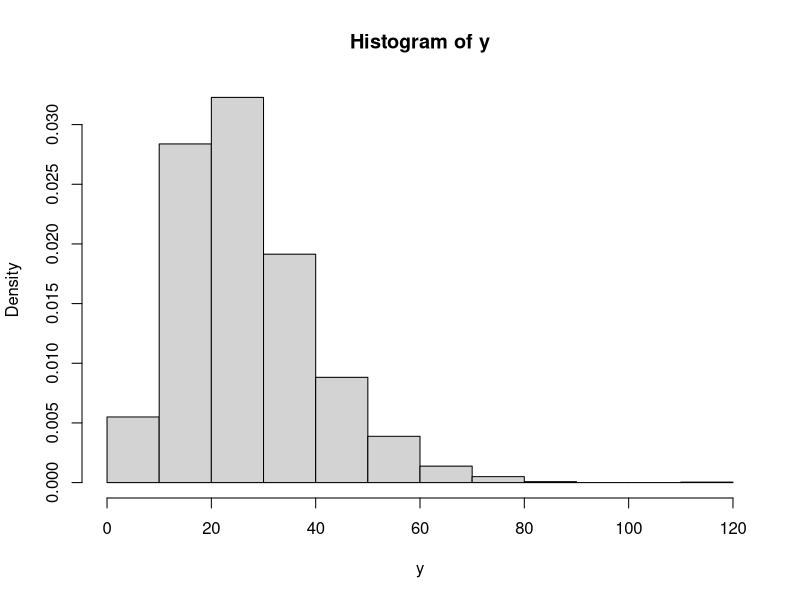
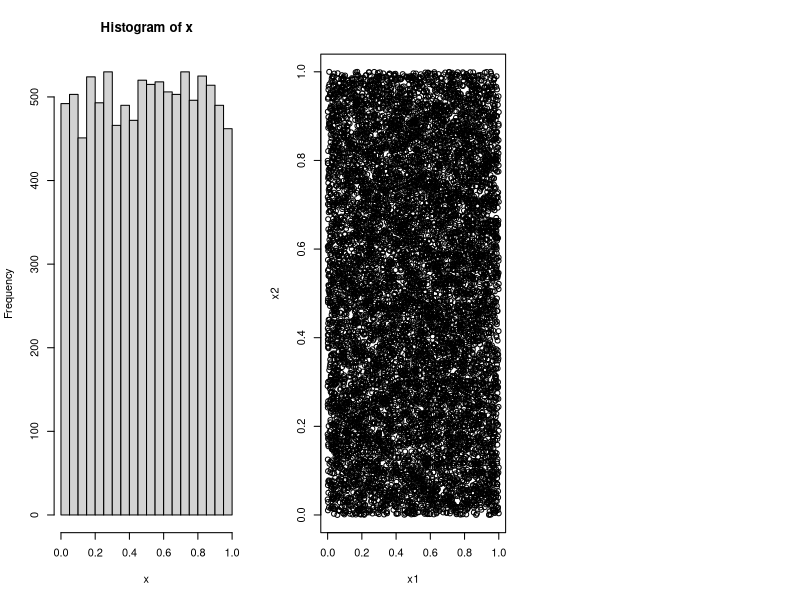
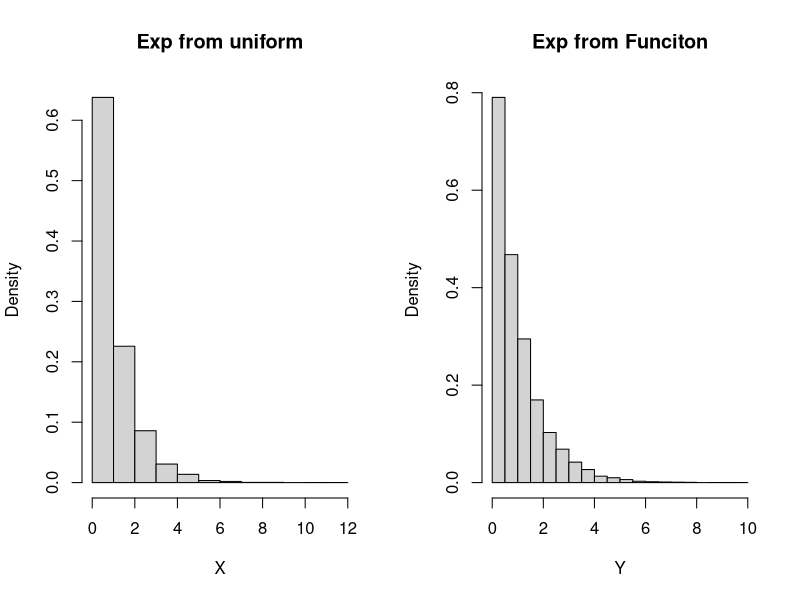
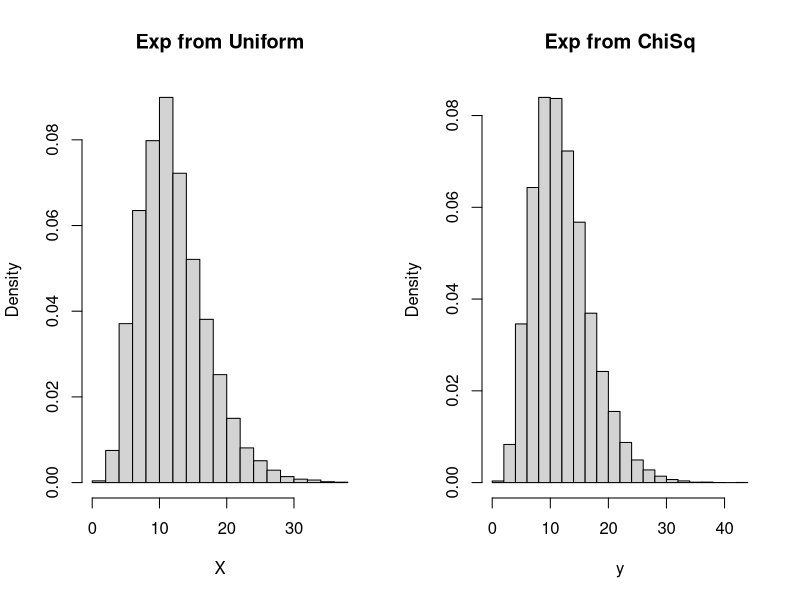
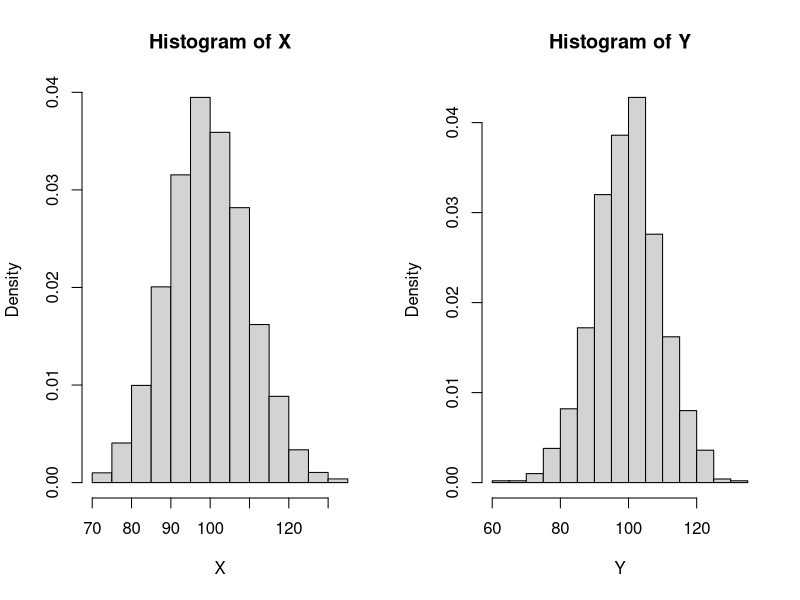
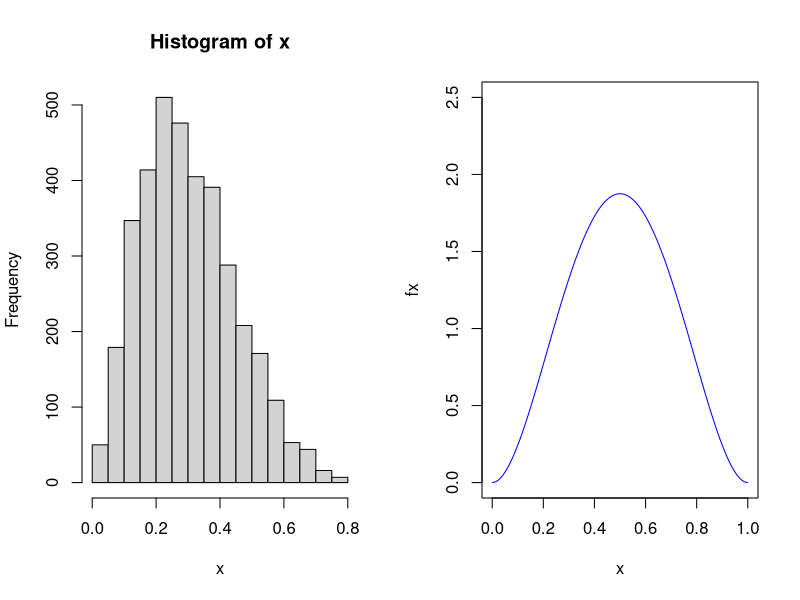
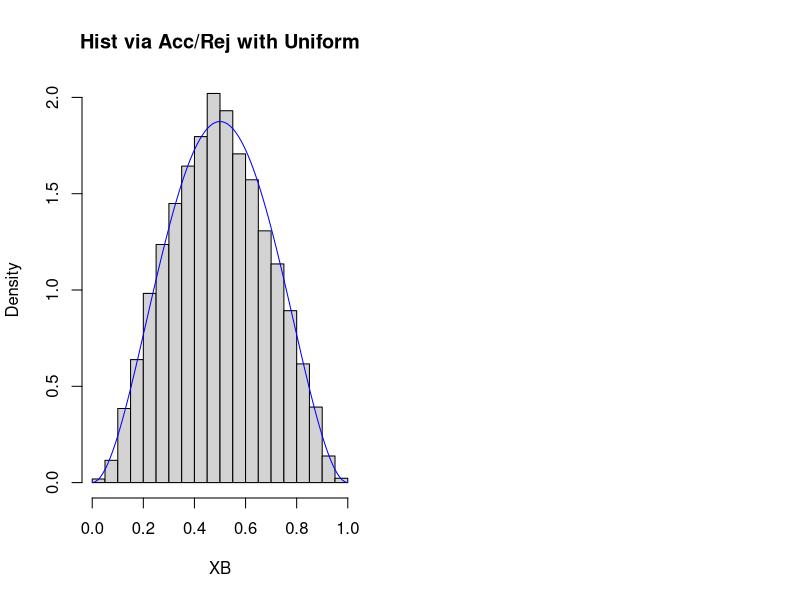

The R script that drew these images, in order: (Note: this script raises an error after producing the figures.)
## ---- chunk 1
#library(knitr)
#library(rmarkdown)
library(expm)
#library(matlib3)
#knitr::opts_chunk$set(echo = TRUE)
## ---- chunk 2
# Three independent generaTIONS FROM A GAMMA DISTRIBUTION WITH mean = 2.5 and variance = 4.5
  rgamma(3,2.5,4.5)
# Uniform - 100 independent generations from a uniform distribution with min 2 and max 5
  runif(100, min=2, max = 5)
# Gamma distributions?
  # g1 <- rgamma(10000,6,rate=(p/(1-p)))
  # hist(g1, freq=FALSE)
  # g2 <- rgamma(n=10000,shape=6,rate=(p/(1-p)))
  # hist(g2, freq=FALSE)
  # g3 <- rgamma(n=10000,shape = 6, scale = ((1-p)/p))
  # hist(g3, freq=FALSE)
  
  
Nsim <- 5000
n <- 4.3
p <- 6.2
### NOTE THE BOOK PARAMETERIZES GAMMA AS G ~ (n,B) where n is the mean (lambda) and B = ((1-p)/p). Where B is the rate parameter and p is probabilities. I'm a little confused here so I'll need to come back to this. Is it scale or rate?
y <- rgamma(Nsim,shape=n,scale=6.2)
hist(y,freq=FALSE)  


  
## ---- chunk 3
Nsim <- 10^4      # number of random variables
x <- runif(Nsim)
x1 <- x[-Nsim]    # Vectors to plot?
x2 <- x[-1]
par(mfrow=c(1,3)) #??
hist(x)
plot(x1,x2)
#acf(c)
## ---- chunk 4
Nsim <- 10^4
U <- runif(Nsim)
X <- - log(U)     # Log of the uniform random variables
Y <- rexp(Nsim)   # Exponentials from the real funciton
par(mfrow=c(1,2))
hist(X,freq=F, main = "Exp from uniform")
hist(Y,freq=F, main = "Exp from Funciton")
## ---- chunk 5
U <- runif(3*10^4)
## nrow *2 = df
U <- matrix(data=U, nrow=6)
X <- -log(U)
X <- 2 * apply(X,2,sum)
y <- rchisq(U,df=12)
hist(X,freq=F, main = "Exp from Uniform")
hist(y,freq=F, main = "Exp from ChiSq")
## ---- chunk 6
Nsim <- 10^4
lambda <- 100
spread <- 3*sqrt(lambda)
t <- round(seq(max(0,lambda-spread),lambda+spread,1))
prob <- ppois(t,lambda) # get the poisson probability for all values in the range 
X <- rep(0,Nsim)# Create a space for the values to go
for (i in 1:Nsim){
  u <- runif(1)
  X[i] <- t[1] + sum(prob<u) } 
# Sum all of the values of prob that are less than U 
# This assigns the poisson probability to all of the numbers 
hist(X, freq=F)
Y <- rpois(1000,100)
hist(Y, freq=F)
## ---- chunk 7
## Obtain M the maximum of the distibution
M <-  optimise(f=function(x){dbeta(x,2.7,6.3)},interval=c(0,1),maximum=T)$objective
a <- 2.7
b <- 6.3
U <- runif(Nsim, max = M)
y <- runif(Nsim)
x <- y[U < dbeta(y,a,b)]
hist(x)

## ---- chunk 8

#### Exam Problem 8 ####
Nsim <- 10000

## Set Up  
  # Set the function  
    fx <- function(x){ 
      30*(x^2-2*x^3+x^4) 
    }
  # Find the Max
    Xcand <- runif(Nsim,min=0,max=1)
    M <- max(fx(Xcand))
    
  # Get a look to see what it is like 
    plot(fx,xlim=c(0,1),ylim=c(0,2.5),col="blue")
    
## Approx with Uniform Distribution
    
    ## Approx with Uniform Distribution
    # X candidates from Uniform
    Xcand <- runif(Nsim,min=0,max=1)
    # Generate y candidates up to M
    Ycand <- runif(Nsim, min=0, max=M)
    # Keep the x candidates for which the Y candidates are viable solutions
    XB <- Xcand[Ycand < fx(Xcand)]
    # Acceptence Rate
    length(XB)/Nsim
    # Plot to see how close we are
    hist(XB,freq=F,ylim=c(0,2),main="Hist via Acc/Rej with Uniform",add=FALSE)
    plot(fx,xlim=c(0,1),ylim=c(0,2),col = "blue",add=TRUE)
    
    
    ## Get a scatter plot
    DF <- as.data.frame(Xcand)
    DF$Ycand <- runif(Nsim, min=0, max=M)
    DF$Acc <-ifelse(DF$Ycand < fx(DF$Xcand),0,1)
    
    ggplot(DF,aes(x=DF$Xcand,y=DF$Ycand,color=DF$Acc)) + geom_point(size=2) + 
      ggtitle("Scatter Acc/Rej with Uniform") +
      stat_function(fun=function(x)(30*(x^2-2*x^3+x^4)),geom="line",col="red",size=2 )
    
## Approx With Normal Distribution
    # Find the Approriate mean and variance for the cumulative normal distribution
      gx <- function(x){ 
        (dnorm(x,0.5,0.2)) 
      }
      
      plot(fx,xlim=c(0,1),ylim=c(0,2.5),col="blue")
      plot(gx,col="red",add = TRUE)
    
    # Find normalizing constant s.t. g(x)*M > f(x) for all x 
      ## Set hx = fx/gx
        hx <- function(x){
          fx(x)/gx(x)
        }
      ## Find the Max of hx(x) 
        hx.opt <- optimise(hx,interval =c(0,1),maximum=TRUE)$maximum
      ## Get the Constant M = hx(hx.opt) => fx < gx*M  
        M <- hx(hx.opt)   
    
      # Redefine gx do include the M 
        gx2 <- function(x){ 
          M*(dnorm(x,0.5,0.2)) 
        }
        
      # See that indeed gx*M > fx for all X 
        plot(fx,xlim=c(0,1),ylim=c(0,2.5),col="blue")
        plot(gx2,col="red",add = TRUE)
        
    # X Candidates from Normal 
      ## I can't figure out how to set a range with the rnorm command so this is what I came up with 
        counter <- 0
        Xcand <- c()
        while(counter<Nsim) {
          z <- 1*rnorm(1,0.5,0.2)
          if (z <= 1 & z>=0){
            Xcand <- append(Xcand,z)
            counter = counter + 1 
          } 
        }
    # Y Candidates from Uniform up to M*gx(Xcand)
      Ycand <- runif(Nsim,min=0,max=(gx2(Xcand)))
    # Accept or Reject
      XB <- Xcand[(Ycand < (fx(Xcand)))]
    # Accept Rate  
      length(XB)/Nsim
    # See how Close it is 
      hist(XB,freq=F,ylim=c(0,2.5),breaks = 30,main="Hist via Accept Reject")
      plot(fx,xlim=c(0,1),ylim=c(0,2),col = "blue",add=TRUE)
      
      
    ## Get a scatter Plot
      DF <- as.data.frame(Xcand)
      DF$Ycand <- runif(Nsim,min=0,max=gx2(Xcand))
      DF$Acc <-ifelse(DF$Ycand < fx(Xcand),1,0)
      sum(DF$Acc)/Nsim
      
      
      ggplot(DF,aes(x=DF$Xcand,y=DF$Ycand,color=DF$Acc)) + geom_point(size=2) + ylim(0,2) +
        stat_function(fun=function(x)(30*(x^2-2*x^3+x^4)),geom="line",col="red",size=2 )
      
## ---- chunk 9
f1 <- function(t){ 
  t/(1+t*t)*exp(-(0-t)^2/2)
  }
f2 <- function(t){ 
  1/(1+t*t)*exp(-(0-t)^2/2)
  }
curve(f1,-3,3,col=1,ylim=c(-0.5,1),xlab="t",ylab="",ty="l") 
curve(f2,-3,3,col=2,ty="l",add=TRUE) 

## ---- chunk 10
## Set the function
  h <- function(x){
    (cos(50*x)+sin(20*x))^2
  }

## Integrate
  truemean <- integrate(h,0,1)

## Sampling
  # Set sim 
    Nsim <- 10^4
  # Generate uniform
    x <- runif(Nsim)
  # Evaluate h(x)
   hx <- h(x) 
  # Average of hx
   estint <- cumsum(hx)/(1:Nsim)
  # Get the variation from the true mean for everyvalue of hx
   esterr <- sqrt(cumsum(hx-estint)^2)/(1:Nsim)

## Graph
  #par(mar=c(2,2,2,1),mfrow=c(1,2))
  #curve(h,xlab="Function",ylab="",lwd=2)
  plot(estint, xlab="Mean and Error range",ylab="",type='l',lwd=2,
       ylim=mean(hx)+20*c(-esterr[Nsim],esterr[Nsim]))
  
  lines(estint+2*esterr,col="gold",lwd=1)
  lines(estint-2*esterr,col="gold",lwd=1)
  

## ---- chunk 11
# Generate values from normal distribution:
  x <- rnorm(10^8)

# Set the probability values you want to calculate
  bound <- qnorm(c(.5,.75,.8,.9,.95,.99,.9999))

# 
  res <- matrix(x,ncol=8,nrow=7)
# loop for each bound and for each sample size:
  for (i in 2:8) {
  for (j in 1:8) {
    res[i-1,j]=mean(x[1:10^i]<bound[j]) 
  }
  }
  #matrix(as.numeric(format(res,digi=4)),ncol=8)

## ---- chunk 12
# Initial Values
  a <- 2.7
  b <- 6.3
  c <- 2.669 
  Nsim <- 5000
  y1 <- 1:Nsim   #for plots
  
# Initialie the chain (X CANDIDATES FROM A UNIFORM DISTRIBUTION)
   X <- rep(runif(1),Nsim)  
   
# Run the Chain
   for (i in 2:Nsim){
     Y <- runif(1)  # Canidate values of X[i+1]
     rho <- dbeta(Y,a,b)/dbeta(X[i-1],a,b)
     ## If runif(1)<rho then X[i]=X[i-1] if not it is Y
     X[i] <- X[i-1] + (Y-X[i-1])*(runif(1)<rho)
   }
   

## Plot the iterations 
  plot(y1,X,type="S", xlim=c(100,300))   
  
## Plot Beta
  B <- rbeta(Nsim,2.7,6.3)
  par(mfrow = c(1,2))
  hist(B, freq=FALSE)
  hist(X)

## ---- chunk 13

Nsim = 5000
n = 15
a = 3
b= 7
## Set up the inital Array
  X <- T <- array(0,dim=c(Nsim,1))  # Initial Array
  T[1] <- rbeta(1,a,b)              # Initial Chain?
  X[1] <- rbinom(1 , n,T[1])


## Do the Distribution
  for (i in 2:Nsim){
    X[i] <- rbinom(1,n,T[i-1])
    T[i] <- rbeta(1,a+X[i],n-X[i]+b)
    }

# True distribution of Theta (T)
fx <- function(x){
  dbeta(x,a,b)
}

gx <- function(x){
  dbinom(x,n,T)
}

hist(X,freq=F)
#plot(gx,col="blue",add=TRUE)

hist(T,freq=F)
plot(fx,col="blue",add=TRUE)

## ---- chunk 14
# Set up the parameters as in the question
  T <- 500
  p <- 5
  r <- 0.25

# Get the starting distributions 
  ## X should have p samples from the normal distribution
    X <- rnorm(p)
    
  ## Cur should be x 
    itteration <- X
# Run the sampling 
  for (t in 1:T){
    for (j in 2:p) {
      avgx <- sum(itteration[j-1])/(p-1)
      itteration[j] <- rnorm(1,(p-1)*r*avgx/(1+(p-2)*r),sqrt((1+(p-2)*r-(p-1)*r^2)/(1+(p-2)*r)))
    }
    X <- rbind(X,itteration)
  }


        
# Plots
  for (i in 1:p){
    hist(X[,i],freq=FALSE)
    curve(dnorm(x),add=TRUE)
  }
